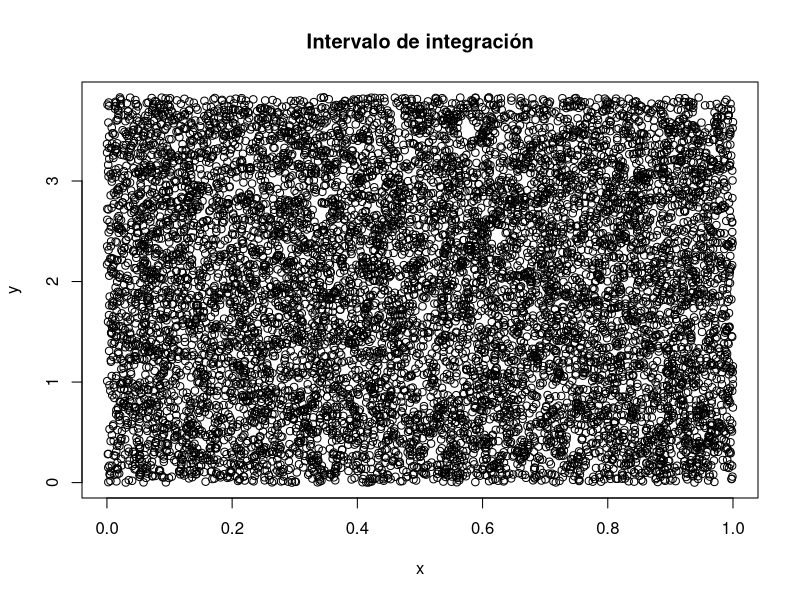
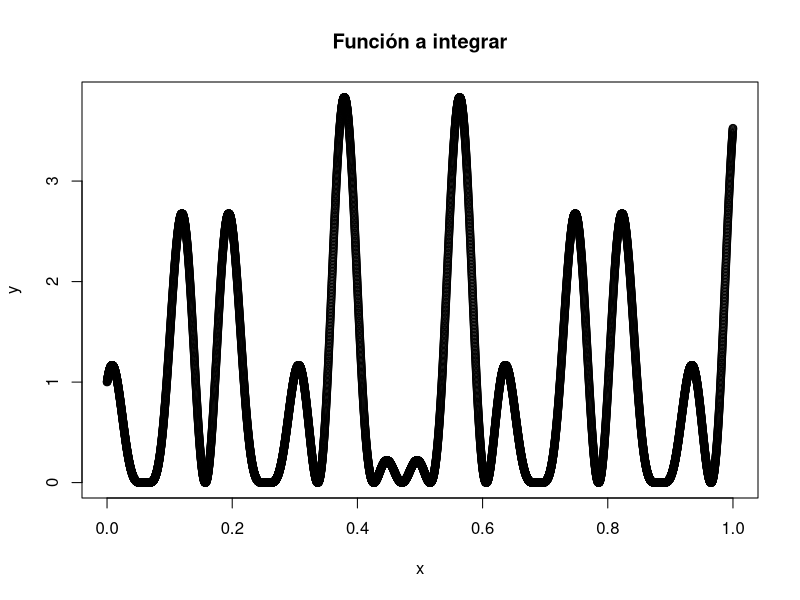
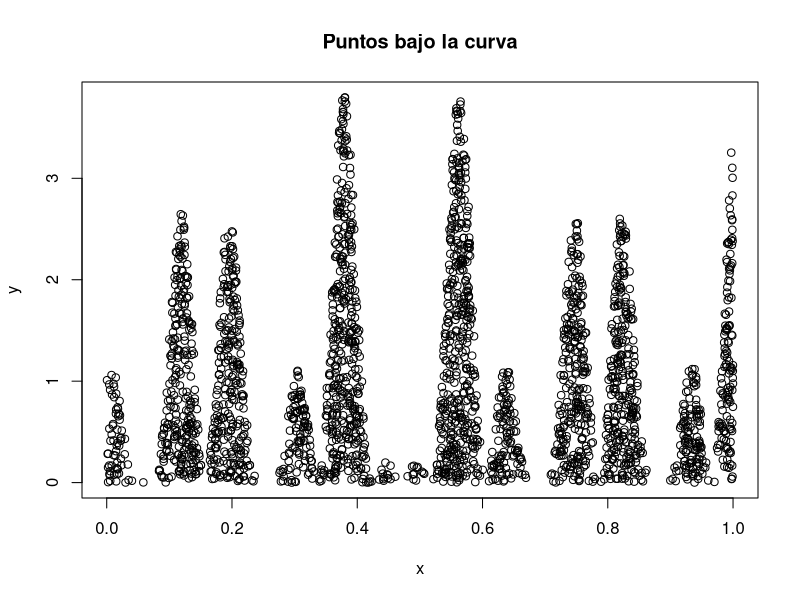
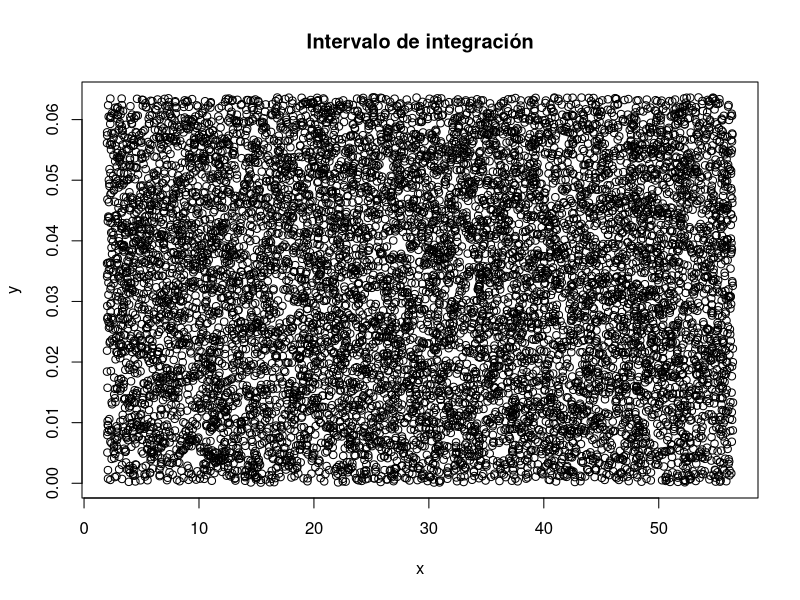
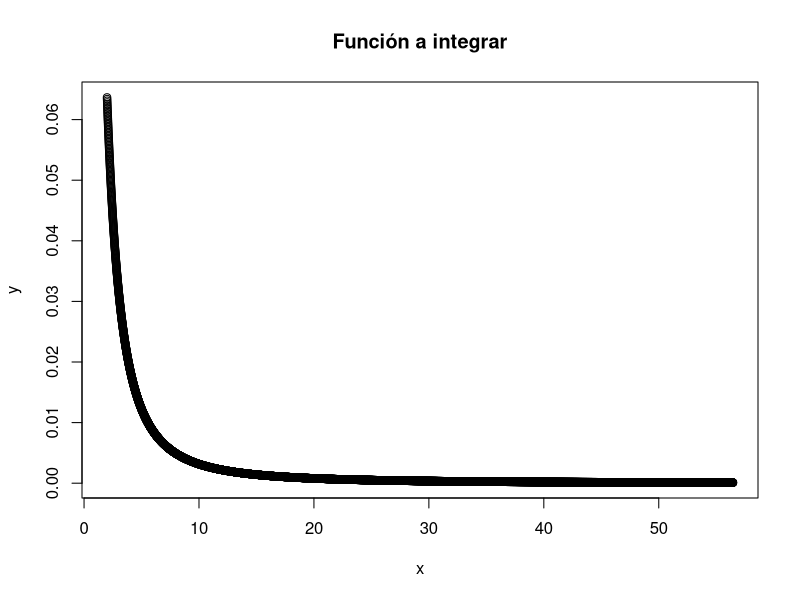
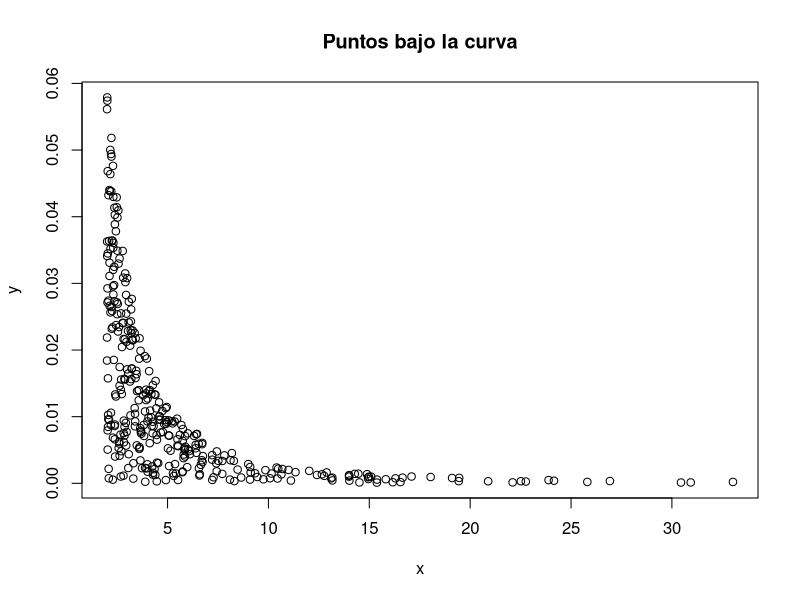

These charts were generated, in order, by the following R code:
## ---- chunk 1
library('stats')
library('pracma')
## ---- chunk 2
integral_rechazo <- function(func, x_min, x_max)
  {
    #Número de puntos que se generarán aleatoriamente en cada eje del intervalo. Entre mayor sea este
    #número, mayor exactitud tendrá el valor calculado de la integral.
    n_points <- 10000
   
        
    #Comprobación si el intervalo de integración es infinito.
    #En caso de que el intervalo sea infinito, se buscara un valor de x para el que y es lo suficientemente
    #pequeño para aproximar el intervalo de integración hasta ese punto. Se considerará un valor de y
    #suficientemente pequeño si es menor a 1/n_points, es decir a 1 sobre el número de puntos aleatorios
    #generados en cada eje.
    if (x_max == "inf")
      {
        #Como el límite superior es el que tiende a infinito, se usa un intervalo desde cero hasta un x 
        #positivo lo suficientemente grande. Se calculan los valores de y en ese intervalo de prueba
      
        x_prueba <- linspace(0, 100, 1000)
        y <- func(x_prueba)
        
        #creación de vector con índices de y menores a 
         y_pequenos <- which(y<(1/n_points))
         #selección de valor de x hasta el cual se va a ser la aproximación del intervalo
         #se usa el primer valor de la lista
         x_max <- x_prueba[y_pequenos[1]]
      }
  
    
    if (x_min == "inf")
      {
        #Como el límite inferior es el que tiende a infinito, se usa un intervalo desde cero hasta un x 
        #pequeño lo suficientemente grande. Se calculan los valores de y en ese intervalo de prueba
      
        x_prueba <- linspace(-100, 0, 1000)
        y <- func(x_prueba)
        #creación de vector con índices de y menores a 
        y_pequenos <- which(y<(1/n_points))
        #selección de valor de x hasta el cual se va a ser la aproximación del intervalo
        #se usa el primer valor de la lista
        x_min <- x_prueba[y_pequenos[1]]
         
      }
    #se define un vector x con mil puntos en el intervalo de  integracion
    x <- linspace(x_min, x_max,  10000)   
     y <- func(x)
    
    
    #Se encuentra el maximo de y para definir el cuadro en el que se van a generar los puntos
    y_max <- max(y)
    y_min <- min(y)
    random_x <- runif(n_points, x_min, x_max)
    random_y <- runif(n_points, y_min, y_max)
    
    print("Llenado de intervalo de integracioón con puntos aleatorios")
    
    #Gráfica del intervalo de integración
    plot(random_x, random_y, main="Intervalo de integración", xlab="x", ylab="y", pch=1)
    
    print("Definicion de funcion a integrar")
    
    #Gráfica de función a integrar
    plot(x, y, main="Función a integrar", xlab="x", ylab="y", pch=1)
    
    #seleccion de puntos que estan abajo de la curva    
    diferencia <- func(random_x) - random_y
    abajo <- which(diferencia>0.0)
    
    #Gráfica de puntos que están bajo la curva
    print("La integral de una función puede pensarse como el área bajo la curva. Es por esto que se quiere calcular cuáles puntos del intervalo definido están bajo la curva.")
    
    plot(random_x[abajo], random_y[abajo], main = "Puntos bajo la curva", xlab="x", ylab="y", pch=1)
    
    #Cálculo de relacion de números de puntos total y número de puntos bajo la curva
    print("Finalmente, para calcular el área bajo la curva se hace primero el cálculo del aŕea total del intervalo y se multiplica por la relación del número de puntos bajo la curva y el número total de puntos.")
    
    intervalo_integral <- (y_max-y_min) * (x_max - x_min)
    valor_integral = intervalo_integral * (size(abajo)/(1.0*size(random_y)))  
    
    
    return (valor_integral)

  }
## ---- chunk 3
#se define la función que se quiere integrar
h <- function(x)
  {
   return((cos(50*x)+sin(20*x))^2)   
  }

#se usa la funcion previamente definida para calcular la integral
valor_integral <- integral_rechazo(h,0,1)

print(valor_integral)

#calculo de la integral usando la funcion integrate

integral_integrate <- integrate(h, 0,1)

print(integral_integrate)  
## ---- chunk 4
#Creación de la función p
p <- function(x)
  {
    return (1/(pi*(1+x^2)))
  }

#uso de la función integral_rechazo con 
valor_integral <- integral_rechazo(p,2,"inf")

print(valor_integral)

#calculo de la integral usando la funcion integrate

integral_integrate <- integrate(p, 2 , Inf)

print(integral_integrate)  

  
